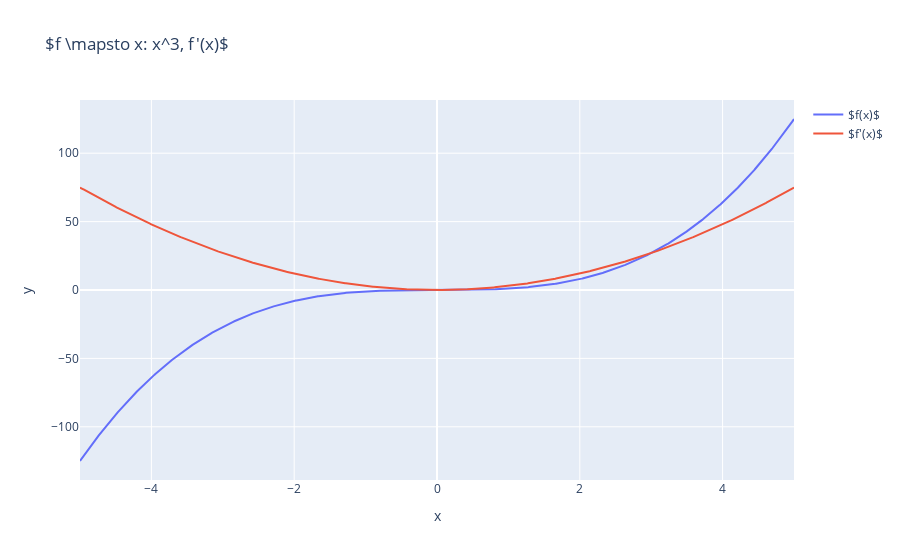

The notebook cell saved with this chart:
### Markdown cell above
![image.png](attachment:image.png)

### Code cell
def f(x):
    return x**3

x_values = np.linspace(-5, 5, 1000)

df_dx = np.gradient(f(x_values), x_values)

func = go.Scatter(x = x_values, y = f(x_values), name = "$f(x)$")
der = go.Scatter( x = x_values, y = df_dx, name = '$f\'(x)$')

fig = go.Figure(data = [func,der])

fig.update_layout(
    title="$f \mapsto x: x^3, f\'(x)$",
    xaxis_title="x",
    yaxis_title="y",
)

fig.show()

### Figure 1 — Plotly figure (JSON) as saved in the notebook; plotly's stock layout.template omitted (floating-point values rounded to 4 significant figures; data arrays with more than 128 entries replaced by an {"elided": "..."} marker saying what was removed)
{"data": [{"name": "$f(x)$", "type": "scatter", "x": {"elided": "1000 float values"}, "y": {"elided": "1000 float values"}}, {"name": "$f'(x)$", "type": "scatter", "x": {"elided": "1000 float values"}, "y": {"elided": "1000 float values"}}], "layout": {"title": {"text": "$f \\mapsto x: x^3, f'(x)$"}, "xaxis": {"title": {"text": "x"}}, "yaxis": {"title": {"text": "y"}}}}
